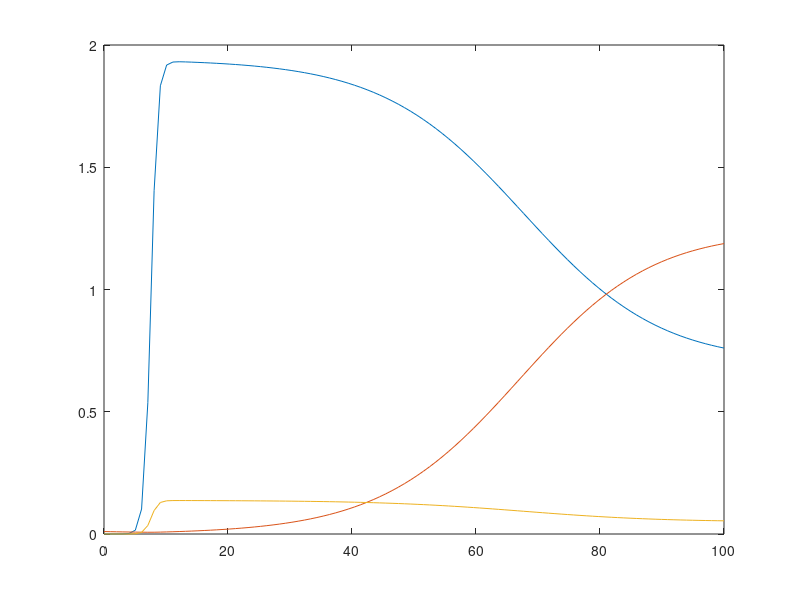

MATLAB code to generate this figure:
% This file works with OCTAVE and is automatically generated with 
% the System Biology Format Converter (http://sbfc.sourceforge.net/)
% from an SBML file.
% To run this file with Matlab you must edit the comments providing
% the definition of the ode solver and the signature for the 
% xdot function.
%
% The conversion system has the following limitations:
%  - You may have to re order some reactions and Assignment Rules definition
%  - Delays are not taken into account
%  - You should change the lsode parameters (start, end, steps) to get better results
%

%
% Model name = Bose2011 - Noise-assisted interactions of tumor and immune cells
%
% hasInstance http://identifiers.org/mamo/MAMO_0000046
% hasInstance http://identifiers.org/taxonomy/9606
% hasInstance http://identifiers.org/ncit/C48686
% isDescribedBy http://identifiers.org/ncit/C48686
% isDescribedBy http://identifiers.org/pubmed/21929038
% isDerivedFrom http://identifiers.org/doi/10.1103/PhysRevE.79.051903
% is http://identifiers.org/biomodels.db/MODEL1912160003
% is http://identifiers.org/biomodels.db/BIOMD0000000894
%


function main()
%Initial conditions vector
	x0=zeros(3,1);
	x0(1) = 1.0E-6;
	x0(2) = 0.01;
	x0(3) = 0.0;


% Depending on whether you are using Octave or Matlab,
% you should comment / uncomment one of the following blocks.
% This should also be done for the definition of the function f below.
% Start Matlab code
%	tspan=[0:0.01:100];
%	opts = odeset('AbsTol',1e-3);
%	[t,x]=ode23tb(@f,tspan,x0,opts);
% End Matlab code

% Start Octave code
	t=linspace(0,100,100);
	x=lsode('f',x0,t);
% End Octave code


	plot(t,x);
end



% Depending on whether you are using Octave or Matlab,
% you should comment / uncomment one of the following blocks.
% This should also be done for the definition of the function f below.
% Start Matlab code
%function xdot=f(t,x)
% End Matlab code

% Start Octave code
function xdot=f(x,t)
% End Octave code

% Compartment: id = compartment, name = compartment, constant
	compartment_compartment=1.0;
% Parameter:   id =  t, name = t
	global_par_t=1.0;
% Parameter:   id =  tau, name = tau
	global_par_tau=0.3;
% Parameter:   id =  R, name = R
	global_par_R=1.0;
% Parameter:   id =  Dx, name = Dx
	global_par_Dx=2.1;
% Parameter:   id =  Dy, name = Dy
	global_par_Dy=0.01;
% Parameter:   id =  Dz, name = Dz
	global_par_Dz=1.2;
% Parameter:   id =  p, name = p
	global_par_p=0.06;
% Parameter:   id =  mu, name = mu
	global_par_mu=20.0;

% Reaction: id = Formation_of_tumor_system, name = Formation of tumor system
	reaction_Formation_of_tumor_system=compartment_compartment*Function_for_formation_of_tumor_system(global_par_R, global_par_Dx, global_par_tau, global_par_Dz, x(1), x(3));

% Reaction: id = Removal_of_tumor_system, name = Removal of tumor system
	reaction_Removal_of_tumor_system=compartment_compartment*Function_for_removal_of_tumor_system(x(1), x(2));

% Reaction: id = Formation_of_effector_cell_against_tumor_cell, name = Formation of effector cell against tumor cell
	reaction_Formation_of_effector_cell_against_tumor_cell=compartment_compartment*Function_for_Formation_of_effector_cell_against_tumor_cell(x(2), x(3));

% Reaction: id = Removal_of_effector_cell_functioning_against_tumor_cell, name = Removal of effector cell functioning against tumor cell
	reaction_Removal_of_effector_cell_functioning_against_tumor_cell=compartment_compartment*Function_for_Removal_of_effector_cell_functioning_against_tumor_cell(global_par_p, global_par_Dy, x(2));

% Reaction: id = Formation_of_tumor_detecting_cell, name = Formation of tumor detecting cell
	reaction_Formation_of_tumor_detecting_cell=compartment_compartment*Function_for_formation_of_tumor_detecting_cell(global_par_R, global_par_Dx, global_par_tau, global_par_Dz, x(1));

% Reaction: id = Removal_of_tumor_detecting_cell, name = Removal of tumor detecting cell
	reaction_Removal_of_tumor_detecting_cell=compartment_compartment*Function_for_removal_of_tumor_detecting_cell(global_par_mu, global_par_R, global_par_Dx, global_par_tau, global_par_Dz, x(3));

	xdot=zeros(3,1);
	
% Species:   id = x, name = x, affected by kineticLaw
	xdot(1) = (1/(compartment_compartment))*(( 1.0 * reaction_Formation_of_tumor_system) + (-1.0 * reaction_Removal_of_tumor_system));
	
% Species:   id = y, name = y, affected by kineticLaw
	xdot(2) = (1/(compartment_compartment))*(( 1.0 * reaction_Formation_of_effector_cell_against_tumor_cell) + (-1.0 * reaction_Removal_of_effector_cell_functioning_against_tumor_cell));
	
% Species:   id = z, name = z, affected by kineticLaw
	xdot(3) = (1/(compartment_compartment))*(( 1.0 * reaction_Formation_of_tumor_detecting_cell) + (-1.0 * reaction_Removal_of_tumor_detecting_cell));
end

function z=Function_for_formation_of_tumor_system(R,Dx,tau,Dz,x,z), z=((1+R*(1-Dx*tau)+0.5*Dx*Dz*tau)*x+Dx*(1+R*tau)*z);end

function z=Function_for_Formation_of_effector_cell_against_tumor_cell(y,z), z=(y*z);end

function z=Function_for_removal_of_tumor_detecting_cell(mu,R,Dx,tau,Dz,z), z=((mu-(R*(1+Dx*tau)+Dx*(1+0.5*Dz*tau)))*z);end

function z=Function_for_Removal_of_effector_cell_functioning_against_tumor_cell(p,Dy,y), z=((p-Dy)*y);end

function z=Function_for_removal_of_tumor_system(x,y), z=(x*x+x*y);end

function z=Function_for_formation_of_tumor_detecting_cell(R,Dx,tau,Dz,x), z=((R*(1-Dx*tau)+Dx*Dz*tau)*x);end

% adding few functions representing operators used in SBML but not present directly 
% in either matlab or octave. 
function z=pow(x,y),z=x^y;end
function z=root(x,y),z=y^(1/x);end
function z = piecewise(varargin)
	numArgs = nargin;
	result = 0;
	foundResult = 0;
	for k=1:2: numArgs-1
		if varargin{k+1} == 1
			result = varargin{k};
			foundResult = 1;
			break;
		end
	end
	if foundResult == 0
		result = varargin{numArgs};
	end
	z = result;
end


